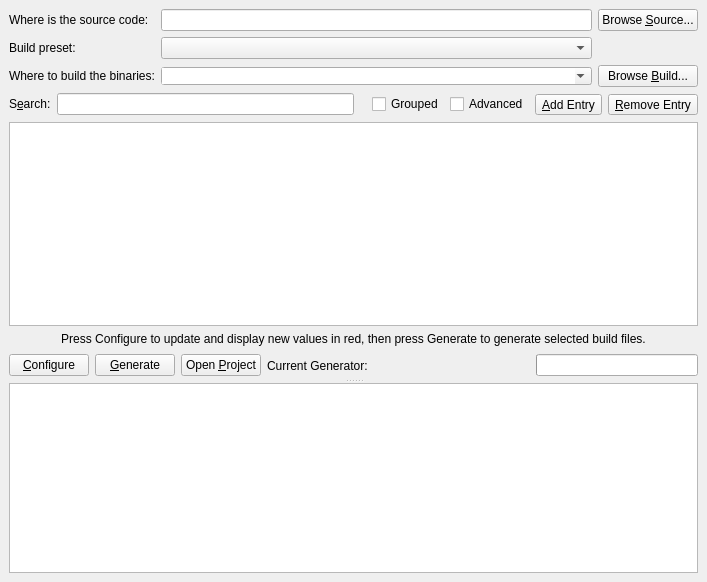
<?xml version="1.0" encoding="UTF-8"?>
<ui version="4.0">
 <class>CMakeSetupDialog</class>
 <widget class="QWidget" name="CMakeSetupDialog">
  <property name="geometry">
   <rect>
    <x>0</x>
    <y>0</y>
    <width>707</width>
    <height>582</height>
   </rect>
  </property>
  <layout class="QGridLayout">
   <property name="leftMargin">
    <number>9</number>
   </property>
   <property name="topMargin">
    <number>9</number>
   </property>
   <property name="rightMargin">
    <number>9</number>
   </property>
   <property name="bottomMargin">
    <number>9</number>
   </property>
   <property name="spacing">
    <number>6</number>
   </property>
   <item row="0" column="0">
    <layout class="QGridLayout">
     <property name="leftMargin">
      <number>0</number>
     </property>
     <property name="topMargin">
      <number>0</number>
     </property>
     <property name="rightMargin">
      <number>0</number>
     </property>
     <property name="bottomMargin">
      <number>0</number>
     </property>
     <property name="spacing">
      <number>6</number>
     </property>
     <item row="0" column="0">
      <widget class="QLabel" name="SourceLabel">
       <property name="text">
        <string>Where is the source code:</string>
       </property>
      </widget>
     </item>
     <item row="0" column="1">
      <widget class="QLineEdit" name="SourceDirectory"/>
     </item>
     <item row="0" column="2">
      <widget class="QPushButton" name="BrowseSourceDirectoryButton">
       <property name="text">
        <string>Browse &amp;Source...</string>
       </property>
      </widget>
     </item>
     <item row="1" column="0">
      <widget class="QLabel" name="BuildPresetLabel">
       <property name="text">
        <string>Build preset:</string>
       </property>
      </widget>
     </item>
     <item row="1" column="1">
      <widget class="QCMakePresetComboBox" name="BuildPreset"/>
     </item>
     <item row="2" column="0">
      <widget class="QLabel" name="BinaryLabel">
       <property name="text">
        <string>Where to build the binaries:</string>
       </property>
      </widget>
     </item>
     <item row="2" column="1">
      <widget class="QComboBox" name="BinaryDirectory">
       <property name="sizePolicy">
        <sizepolicy hsizetype="Ignored" vsizetype="Fixed">
         <horstretch>0</horstretch>
         <verstretch>0</verstretch>
        </sizepolicy>
       </property>
       <property name="styleSheet">
        <string notr="true">padding-left: 0</string>
       </property>
       <property name="editable">
        <bool>true</bool>
       </property>
      </widget>
     </item>
     <item row="2" column="2">
      <widget class="QPushButton" name="BrowseBinaryDirectoryButton">
       <property name="text">
        <string>Browse &amp;Build...</string>
       </property>
      </widget>
     </item>
    </layout>
   </item>
   <item row="1" column="0">
    <widget class="QSplitter" name="Splitter">
     <property name="orientation">
      <enum>Qt::Vertical</enum>
     </property>
     <widget class="QFrame" name="frame">
      <property name="frameShape">
       <enum>QFrame::NoFrame</enum>
      </property>
      <property name="frameShadow">
       <enum>QFrame::Raised</enum>
      </property>
      <layout class="QVBoxLayout">
       <property name="spacing">
        <number>6</number>
       </property>
       <property name="leftMargin">
        <number>0</number>
       </property>
       <property name="topMargin">
        <number>0</number>
       </property>
       <property name="rightMargin">
        <number>0</number>
       </property>
       <property name="bottomMargin">
        <number>0</number>
       </property>
       <item>
        <layout class="QHBoxLayout">
         <property name="spacing">
          <number>6</number>
         </property>
         <property name="leftMargin">
          <number>0</number>
         </property>
         <property name="topMargin">
          <number>0</number>
         </property>
         <property name="rightMargin">
          <number>0</number>
         </property>
         <property name="bottomMargin">
          <number>0</number>
         </property>
         <item>
          <widget class="QLabel" name="label_4">
           <property name="sizePolicy">
            <sizepolicy hsizetype="Fixed" vsizetype="Fixed">
             <horstretch>0</horstretch>
             <verstretch>0</verstretch>
            </sizepolicy>
           </property>
           <property name="text">
            <string>S&amp;earch:</string>
           </property>
           <property name="buddy">
            <cstring>Search</cstring>
           </property>
          </widget>
         </item>
         <item>
          <widget class="QLineEdit" name="Search">
           <property name="sizePolicy">
            <sizepolicy hsizetype="Expanding" vsizetype="Fixed">
             <horstretch>0</horstretch>
             <verstretch>0</verstretch>
            </sizepolicy>
           </property>
          </widget>
         </item>
         <item>
          <spacer>
           <property name="orientation">
            <enum>Qt::Horizontal</enum>
           </property>
           <property name="sizeType">
            <enum>QSizePolicy::Minimum</enum>
           </property>
           <property name="sizeHint" stdset="0">
            <size>
             <width>12</width>
             <height>23</height>
            </size>
           </property>
          </spacer>
         </item>
         <item>
          <widget class="QCheckBox" name="groupedCheck">
           <property name="text">
            <string>Grouped</string>
           </property>
          </widget>
         </item>
         <item>
          <widget class="QCheckBox" name="advancedCheck">
           <property name="text">
            <string>Advanced</string>
           </property>
          </widget>
         </item>
         <item>
          <widget class="QToolButton" name="AddEntry">
           <property name="toolTip">
            <string>Add New Entry</string>
           </property>
           <property name="text">
            <string>&amp;Add Entry</string>
           </property>
           <property name="icon">
            <iconset resource="CMakeSetup.qrc">
             <normaloff>:/Icons/Plus16.png</normaloff>:/Icons/Plus16.png</iconset>
           </property>
           <property name="toolButtonStyle">
            <enum>Qt::ToolButtonTextBesideIcon</enum>
           </property>
          </widget>
         </item>
         <item>
          <widget class="QToolButton" name="RemoveEntry">
           <property name="toolTip">
            <string>Remove Selected Entries</string>
           </property>
           <property name="text">
            <string>&amp;Remove Entry</string>
           </property>
           <property name="icon">
            <iconset resource="CMakeSetup.qrc">
             <normaloff>:/Icons/Delete16.png</normaloff>:/Icons/Delete16.png</iconset>
           </property>
           <property name="toolButtonStyle">
            <enum>Qt::ToolButtonTextBesideIcon</enum>
           </property>
          </widget>
         </item>
        </layout>
       </item>
       <item>
        <widget class="QCMakeCacheView" name="CacheValues">
         <property name="alternatingRowColors">
          <bool>true</bool>
         </property>
         <property name="selectionMode">
          <enum>QAbstractItemView::ExtendedSelection</enum>
         </property>
         <property name="selectionBehavior">
          <enum>QAbstractItemView::SelectRows</enum>
         </property>
        </widget>
       </item>
       <item>
        <widget class="QLabel" name="label_3">
         <property name="text">
          <string>Press Configure to update and display new values in red, then press Generate to generate selected build files.</string>
         </property>
         <property name="alignment">
          <set>Qt::AlignCenter</set>
         </property>
         <property name="wordWrap">
          <bool>true</bool>
         </property>
        </widget>
       </item>
       <item>
        <layout class="QHBoxLayout">
         <property name="spacing">
          <number>6</number>
         </property>
         <property name="leftMargin">
          <number>0</number>
         </property>
         <property name="topMargin">
          <number>0</number>
         </property>
         <property name="rightMargin">
          <number>0</number>
         </property>
         <property name="bottomMargin">
          <number>0</number>
         </property>
         <item>
          <widget class="QPushButton" name="ConfigureButton">
           <property name="text">
            <string>&amp;Configure</string>
           </property>
          </widget>
         </item>
         <item>
          <widget class="QPushButton" name="GenerateButton">
           <property name="text">
            <string>&amp;Generate</string>
           </property>
          </widget>
         </item>
         <item>
          <widget class="QPushButton" name="OpenProjectButton">
           <property name="text">
            <string>Open &amp;Project</string>
           </property>
          </widget>
         </item>
         <item>
          <widget class="QLabel" name="Generator">
           <property name="text">
            <string>Current Generator:</string>
           </property>
          </widget>
         </item>
         <item>
          <spacer>
           <property name="orientation">
            <enum>Qt::Horizontal</enum>
           </property>
           <property name="sizeType">
            <enum>QSizePolicy::Expanding</enum>
           </property>
           <property name="sizeHint" stdset="0">
            <size>
             <width>121</width>
             <height>27</height>
            </size>
           </property>
          </spacer>
         </item>
         <item>
          <widget class="QProgressBar" name="ProgressBar">
           <property name="minimum">
            <number>0</number>
           </property>
           <property name="maximum">
            <number>100</number>
           </property>
           <property name="value">
            <number>0</number>
           </property>
           <property name="textVisible">
            <bool>false</bool>
           </property>
           <property name="orientation">
            <enum>Qt::Horizontal</enum>
           </property>
           <property name="textDirection">
            <enum>QProgressBar::BottomToTop</enum>
           </property>
          </widget>
         </item>
        </layout>
       </item>
      </layout>
     </widget>
     <widget class="QTextEdit" name="Output">
      <property name="lineWrapMode">
       <enum>QTextEdit::NoWrap</enum>
      </property>
      <property name="readOnly">
       <bool>true</bool>
      </property>
     </widget>
    </widget>
   </item>
  </layout>
 </widget>
 <customwidgets>
  <customwidget>
   <class>QCMakeCacheView</class>
   <extends>QTreeView</extends>
   <header>QCMakeCacheView.h</header>
  </customwidget>
  <customwidget>
   <class>QCMakePresetComboBox</class>
   <extends>QComboBox</extends>
   <header>QCMakePresetComboBox.h</header>
  </customwidget>
 </customwidgets>
 <resources>
  <include location="CMakeSetup.qrc"/>
 </resources>
 <connections/>
</ui>
